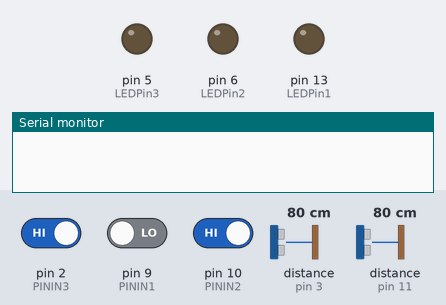
A sketch run on a simulated Arduino Uno, built with avr-gcc and run on an emulated ATmega328P. Shown: output pins drawn as LEDs (lit = HIGH), the last lines printed to the serial monitor. The inputs (shaded band) are chosen by the test bench; at power-on: pin 2 (PININ3) HIGH, distance to the obstacle (sensors on pin 11, pin 3) 80 cm, pin 10 (PININ2) HIGH, pin 9 (PININ1) LOW. The echo pulse lasts 58.3 µs per cm; pins used as bus, display or sensor lines are not drawn.

Above: at 1.2 s.
1.3 s: pin 2 (PININ3) driven LOW
At 1.6 s:
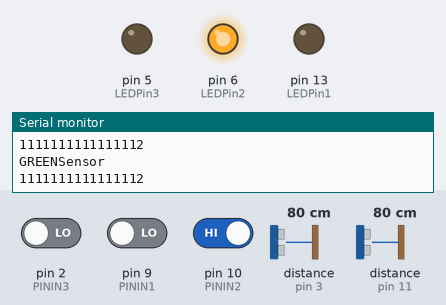
2.8 s: distance to the obstacle (sensor on pin 11) set to 27 cm
4.3 s: distance to the obstacle (sensor on pin 11) set to 21 cm
7.3 s: pin 2 (PININ3) driven HIGH
At 7.7 s:
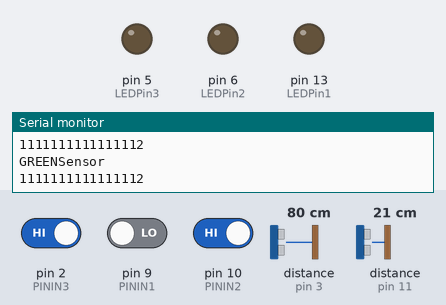
8.8 s: pin 10 (PININ2) driven LOW
At 9.32 s:
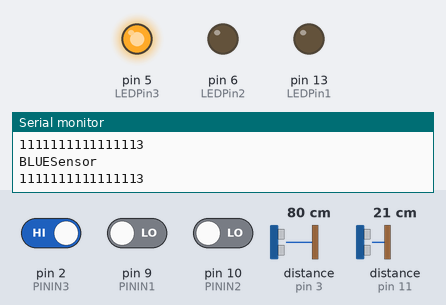
11.8 s: pin 10 (PININ2) driven HIGH
At 12.8 s:
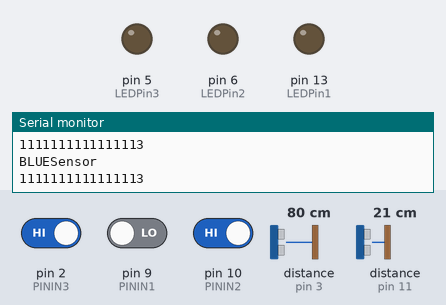
Timing chart, 0 to 14.3 s (numbered marks = the images above; inputs shaded):
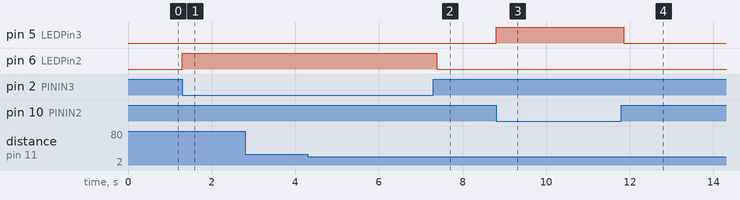

Measured:
- after the input at 1.3 s, pin 6 (LEDPin2): LOW → HIGH at once
- after the input at 7.3 s, pin 6 (LEDPin2): HIGH → LOW after 0.08 s
- after the input at 8.8 s, pin 5 (LEDPin3): LOW → HIGH at once
- after the input at 11.8 s, pin 5 (LEDPin3): HIGH → LOW after 0.06 s

The sketch:

arduino.ino
```cpp
#define trigPin1 8
#define echoPin1 7
#define trigPin2 12
#define echoPin2 11
#define trigPin3 4
#define echoPin3 3

#define LEDPin1 13 // Onboard LED blue
#define LEDPin2 6 // Onboard LED red
#define LEDPin3 5 // Onboard LED grin


//GPIO PORT IN
#define PININ1 9 // Red
#define PININ2 10 // Green
#define PININ3 2 // Blue

#define TESTPIN 1 //TEST PIN

int maximumRange = 25; // Maximum range needed
int minimumRange = 0; // Minimum range needed
long duration, duration2, distance, distance2, BlueSensor,RedSensor,GrinSensor;

int gFlag=1;
int flag1=0, flag2=0, flag3=0;
int lflag=1; //int lflag1=1, lflag2=1, lflag3=1;

void setup()
{
	Serial.begin (9600);
	pinMode(trigPin1, OUTPUT);
	pinMode(echoPin1, INPUT);
	pinMode(trigPin2, OUTPUT);
	pinMode(echoPin2, INPUT);
	pinMode(trigPin3, OUTPUT);
	pinMode(echoPin3, INPUT);

	pinMode(LEDPin1, OUTPUT);
	pinMode(LEDPin2, OUTPUT);
	pinMode(LEDPin3, OUTPUT);

	pinMode(PININ1, INPUT);
	pinMode(PININ2, INPUT);
	pinMode(PININ3, INPUT);

  pinMode(TESTPIN, OUTPUT);

  pinMode(TESTPIN, HIGH);
}

void loop() {
	if (gFlag) {
		gFlag = 0;

  //digitalRead(PININ2, HIGH);
  //digitalRead(PININ3, HIGH);

    int in1 = digitalRead(PININ1);
    int in2 = digitalRead(PININ2);
    int in3 = digitalRead(PININ3);

    if (in1 == HIGH && in2 == LOW && in3 == LOW) {
      Serial.println("REDSensor");
      digitalWrite(LEDPin1, HIGH);
			flag1=1;
		} else if (in1 == LOW && in2 == HIGH && in3 == LOW) {
      Serial.println("GREENSensor");
      digitalWrite(LEDPin2, HIGH);
			flag2=1;
		} else if (in1 == LOW && in2 == LOW && in3 == HIGH) {
      Serial.println("BLUESensor");
      digitalWrite(LEDPin3, HIGH);
			flag3=1;
		}
	}

	if (flag1 == 1) {
		SonarSensor(trigPin1, echoPin1);
		if (!lflag) {
			digitalWrite(LEDPin1, LOW);
			flag1 = 0;
		}
		BlueSensor = distance;
	} else if (flag2 == 1) {
    Serial.println("1111111111111112");
		SonarSensor(trigPin2, echoPin2);
		if (!lflag) {
			digitalWrite(LEDPin2, LOW);
			flag2 = 0;
		}
		RedSensor = distance2;
	} else if (flag3 == 1) {
    Serial.println("1111111111111113");
		SonarSensor(trigPin3, echoPin3);
		if (!lflag) {
			digitalWrite(LEDPin3, LOW);
			flag3 = 0;
		}
		GrinSensor = distance;
	}
	gFlag = 1;
}

void SonarSensor(int trigPin,int echoPin)
{
   digitalWrite(trigPin, LOW);
   delayMicroseconds(2);
   digitalWrite(trigPin, HIGH);
   delayMicroseconds(10);
   digitalWrite(trigPin, LOW);
   duration = pulseIn(echoPin, HIGH);
   distance = (duration/2) / 29.1;

   if (!(distance >= maximumRange || distance <= minimumRange)){
		/* Send the distance to the computer using Serial protocol, and
		turn LED ON to indicate successful reading. */

		lflag = 0;
     }

    //Delay 50ms before next reading.
    delay(100);
}
```
